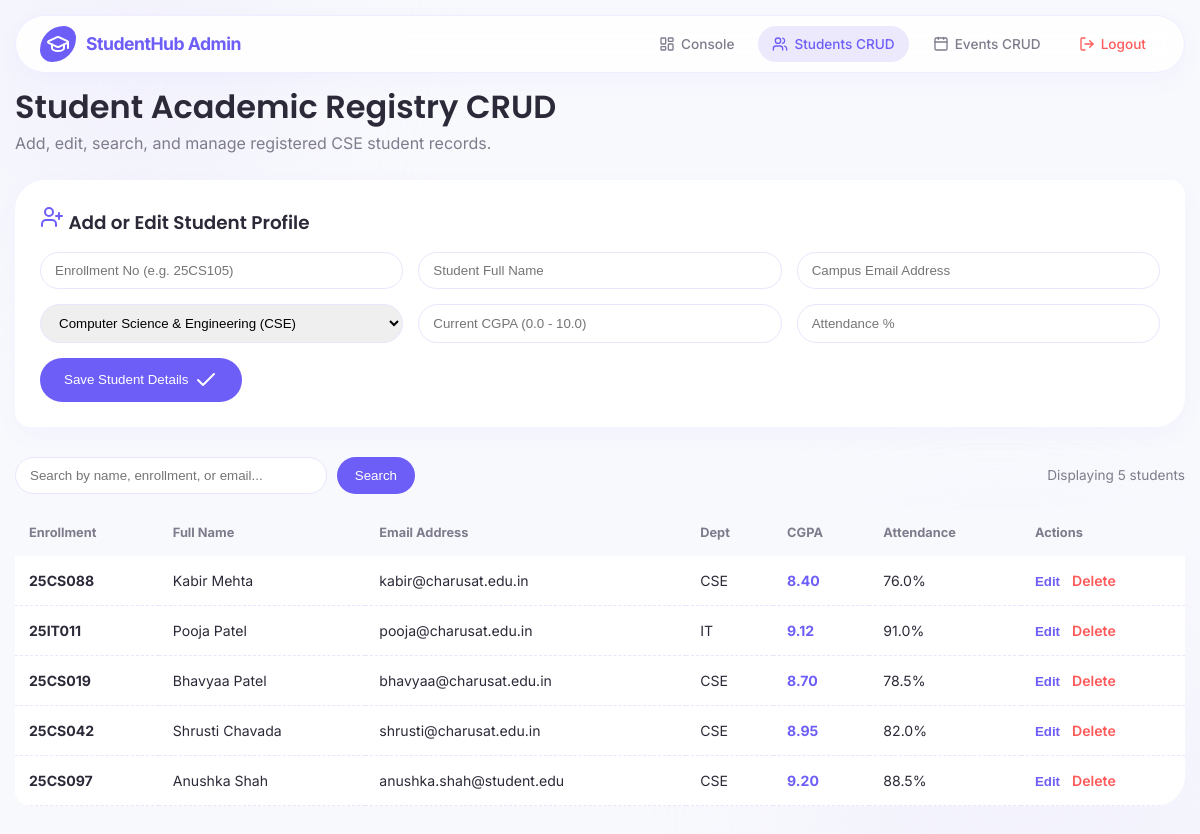
Page /admin_students.php (signed in) on the committed database.
### tables this page shows
CREATE TABLE `students` (
  `id` INT AUTO_INCREMENT PRIMARY KEY,
  `user_id` INT NULL,
  `student_id_num` VARCHAR(50) NOT NULL UNIQUE,
  `name` VARCHAR(100) NOT NULL,
  `email` VARCHAR(150) NOT NULL,
  `department` VARCHAR(50) DEFAULT 'CSE',
  `semester` VARCHAR(20) DEFAULT '3rd Sem',
  `cgpa` DECIMAL(3,2) DEFAULT 0.00,
  `attendance` DECIMAL(4,1) DEFAULT 0.0,
  `points` INT DEFAULT 0,
  `status` ENUM('active', 'inactive') DEFAULT 'active',
  `created_at` TIMESTAMP DEFAULT CURRENT_TIMESTAMP,
  CONSTRAINT `fk_students_user` FOREIGN KEY (`user_id`) REFERENCES `users`(`id`) ON DELETE SET NULL
);

### admin_students.php (the view, shortened to what this page needs)
<?php
require_once __DIR__ . '/config/db.php';
$search = trim($_GET['search'] ?? '');
$query = "SELECT * FROM students";
$params = [];
$query .= " ORDER BY id DESC";
$stmt = $pdo->prepare($query);
$stmt->execute($params);
$students = $stmt->fetchAll();
?>
<!DOCTYPE html>
<html lang="en">
<head>
  <link rel="stylesheet" href="style.css">
</head>
<body>
  <div class="bg-blob-container">
    <div class="blob blob-1"></div>
  </div>
  <header class="global-nav">
    <div class="nav-container">
      <div class="logo-group">
        <div class="logo-icon"><i data-lucide="graduation-cap"></i></div>
        <span class="logo-text">StudentHub Admin</span>
      </div>
      <nav class="nav-links">
        <a href="admin_dashboard.php" class="nav-item"><i data-lucide="layout-dashboard" style="width:16px;"></i> Console</a>
        <a href="admin_students.php" class="nav-item active"><i data-lucide="users" style="width:16px;"></i> Students CRUD</a>
        <a href="admin_events.php" class="nav-item"><i data-lucide="calendar" style="width:16px;"></i> Events CRUD</a>
        <a href="logout.php" class="nav-item" style="color: #FF5A5A;"><i data-lucide="log-out" style="width:16px;"></i> Logout</a>
      </nav>
    </div>
  </header>
  <main class="main-wrapper">
    <div class="page-intro" style="margin-bottom: 25px;">
      <div>
        <h1 class="font-poppins">Student Academic Registry CRUD</h1>
        <p style="color: var(--text-muted);">Add, edit, search, and manage registered CSE student records.</p>
      </div>
    </div>
    <section class="form-panel">
      <h3 class="font-poppins" style="font-size: 1.15rem; margin-bottom: 15px;"><i data-lucide="user-plus" style="color: var(--primary);"></i> Add or Edit Student Profile</h3>
      <form action="admin_students.php" method="POST">
        <div class="inputs-grid">
          <input type="text" name="student_id_num" id="edit-id-num" placeholder="Enrollment No (e.g. 25CS105)" required>
          <input type="text" name="name" id="edit-name" placeholder="Student Full Name" required>
          <input type="email" name="email" id="edit-email" placeholder="Campus Email Address" required>
          <select name="department" id="edit-dept">
            <option value="CSE">Computer Science & Engineering (CSE)</option>
          </select>
          <input type="number" step="0.01" name="cgpa" id="edit-cgpa" placeholder="Current CGPA (0.0 - 10.0)" required>
          <input type="number" step="0.1" name="attendance" id="edit-att" placeholder="Attendance %" required>
        </div>
        <button type="submit" class="btn-primary">Save Student Details <i data-lucide="check"></i></button>
      </form>
    </section>
    <div style="display: flex; justify-content: space-between; align-items: center; margin-bottom: 15px;">
      <form method="GET" style="display: flex; gap: 10px; width: 100%; max-width: 400px;">
        <input type="text" name="search" placeholder="Search by name, enrollment, or email..." value="<?= htmlspecialchars($search); ?>" style="flex: 1; padding: 10px 14px; border-radius: var(--radius-capsule); border: 1px solid var(--lavender); outline: none;">
        <button type="submit" class="btn-primary" style="padding: 10px 18px;">Search</button>
      </form>
      <span style="font-size: 0.85rem; color: var(--text-muted);">Displaying <?= count($students); ?> students</span>
    </div>
    <table class="table-container">
      <thead>
        <tr>
          <th>Enrollment</th>
          <th>Full Name</th>
          <th>Email Address</th>
          <th>Dept</th>
          <th>CGPA</th>
          <th>Attendance</th>
          <th>Actions</th>
        </tr>
      </thead>
      <tbody>
        <?php foreach ($students as $row): ?>
        <tr>
          <td><strong><?= htmlspecialchars($row['student_id_num']); ?></strong></td>
          <td><?= htmlspecialchars($row['name']); ?></td>
          <td><?= htmlspecialchars($row['email']); ?></td>
          <td><?= htmlspecialchars($row['department']); ?></td>
          <td><span style="color: var(--primary); font-weight: 700;"><?= number_format($row['cgpa'], 2); ?></span></td>
          <td><?= $row['attendance']; ?>%</td>
          <td>
            <button onclick='editStudent(<?= json_encode($row); ?>)' style="background: none; border: none; color: var(--primary); cursor: pointer; font-weight: 600; margin-right: 8px;">Edit</button>
            <a href="admin_students.php?delete_id=<?= $row['id']; ?>" onclick="return confirm('Confirm deletion of this student profile?');" style="color: #FF5A5A; font-weight: 600;">Delete</a>
          </td>
        </tr>
        <?php endforeach; ?>
      </tbody>
    </table>
  </main>
</body>
</html>

### style.css (style rules this page uses)
:root { --primary: #6D5EF7; --primary-light: #ECE9FD; --primary-dark: #5243D9; --secondary: #9B8CFF; --bg-light: #F8F9FD; --bg-white: #FFFFFF; --text-main: #2C2A38; --text-muted: #7E7C8C; --lavender: #E8E6FC; --success: #4CAF50; --warning: #FF9800; --radius-organic-1: 30px 15px 30px 15px; --radius-organic-2: 15px 30px 15px 30px; --radius-capsule: 50px; --radius-blob: 60% 40% 30% 70% / 60% 30% 70% 40%; --radius-blob-reverse: 40% 60% 70% 30% / 50% 60% 40% 50%; --shadow-soft: 0 8px 24px rgba(109, 94, 247, 0.04); --shadow-hover: 0 12px 28px rgba(109, 94, 247, 0.09); --transition: all 0.3s cubic-bezier(0.16, 1, 0.3, 1); }
* { margin: 0; padding: 0; box-sizing: border-box; }
body { font-family: 'Inter', sans-serif; background-color: var(--bg-light); color: var(--text-main); line-height: 1.5; overflow-x: hidden; }
h1, h2, h3, h4, .font-poppins { font-family: 'Poppins', sans-serif; font-weight: 600; }
a { text-decoration: none; color: inherit; }
.global-nav { position: sticky; top: 15px; z-index: 1000; max-width: 1200px; margin: 0 auto; padding: 0 15px; }
.nav-container { background: rgba(255, 255, 255, 0.85); backdrop-filter: blur(12px); border: 1px solid rgba(109, 94, 247, 0.1); padding: 10px 24px; border-radius: var(--radius-capsule); display: flex; justify-content: space-between; align-items: center; box-shadow: var(--shadow-soft); }
.logo-group { display: flex; align-items: center; gap: 10px; }
.logo-icon { background: var(--primary); color: var(--bg-white); padding: 6px; border-radius: var(--radius-organic-1); display: flex; align-items: center; }
.logo-text { font-size: 1.1rem; font-weight: 700; color: var(--primary); letter-spacing: -0.5px; }
.nav-links { display: flex; align-items: center; gap: 10px; }
.nav-item { display: flex; align-items: center; gap: 6px; padding: 6px 14px; border-radius: var(--radius-capsule); font-size: 0.85rem; font-weight: 500; transition: var(--transition); color: var(--text-muted); }
.nav-item:hover, .nav-item.active { background: var(--primary-light); color: var(--primary); }
.bg-blob-container { position: absolute; top: 0; left: 0; width: 100%; height: 100%; z-index: -1; overflow: hidden; pointer-events: none; }
.blob { position: absolute; background: var(--primary-light); filter: blur(80px); opacity: 0.4; animation: float-blob 20s infinite alternate ease-in-out; }
.blob-1 { width: 350px; height: 350px; top: -100px; left: -50px; border-radius: var(--radius-blob); }
.main-wrapper { max-width: 1200px; margin: 25px auto 50px; padding: 0 15px; }
.btn-primary { background: var(--primary); color: #fff; border: none; padding: 10px 24px; border-radius: var(--radius-capsule); font-weight: 500; cursor: pointer; display: inline-flex; align-items: center; gap: 6px; transition: var(--transition); }

### admin_students.php (style rules this page uses)
.form-panel { background: var(--bg-white); padding: 25px; border-radius: var(--radius-organic-1); margin-bottom: 30px; box-shadow: var(--shadow-soft); }
.inputs-grid { display: grid; grid-template-columns: repeat(3, 1fr); gap: 15px; margin-bottom: 15px; }
.inputs-grid input, .inputs-grid select { padding: 10px 14px; border: 1px solid var(--lavender); border-radius: var(--radius-capsule); outline: none; }
.table-container { width: 100%; border-collapse: collapse; margin-top: 15px; background: var(--bg-white); border-radius: var(--radius-organic-1); overflow: hidden; }
.table-container th { padding: 14px; text-align: left; background: var(--bg-light); font-size: 0.8rem; color: var(--text-muted); }
.table-container td { padding: 14px; font-size: 0.88rem; border-bottom: 1px dashed var(--lavender); }

### rows in the picture
students: student_id_num "25CS088", name "Kabir Mehta", email "kabir@charusat.edu.in", department "CSE", cgpa "8.40", attendance "76.0"
students: student_id_num "25IT011", name "Pooja Patel", email "pooja@charusat.edu.in", department "IT", cgpa "9.12", attendance "91.0"
students: student_id_num "25CS019", name "Bhavyaa Patel", email "bhavyaa@charusat.edu.in", department "CSE", cgpa "8.70", attendance "78.5"
students: student_id_num "25CS042", name "Shrusti Chavada", email "shrusti@charusat.edu.in", department "CSE", cgpa "8.95", attendance "82.0"
students: student_id_num "25CS097", name "Anushka Shah", email "anushka.shah@student.edu", department "CSE", cgpa "9.20", attendance "88.5"

### other values in the picture
count($students) "5"
